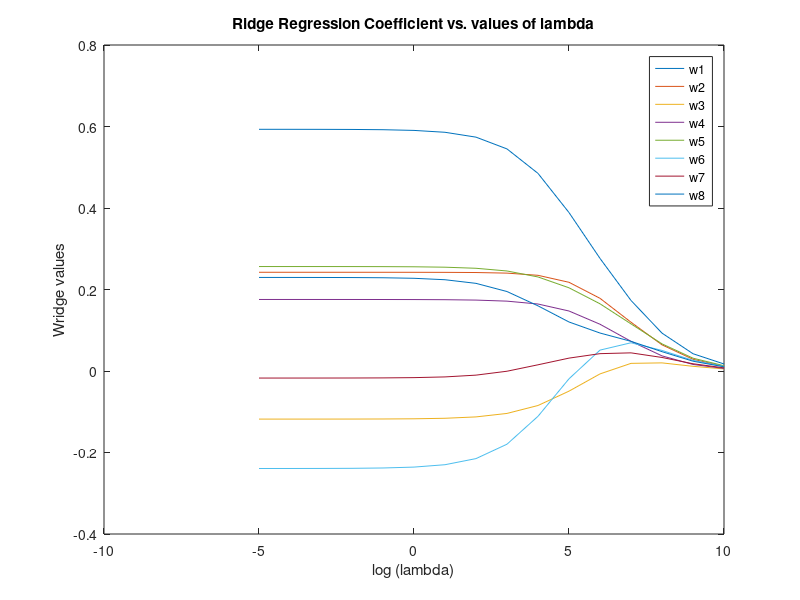
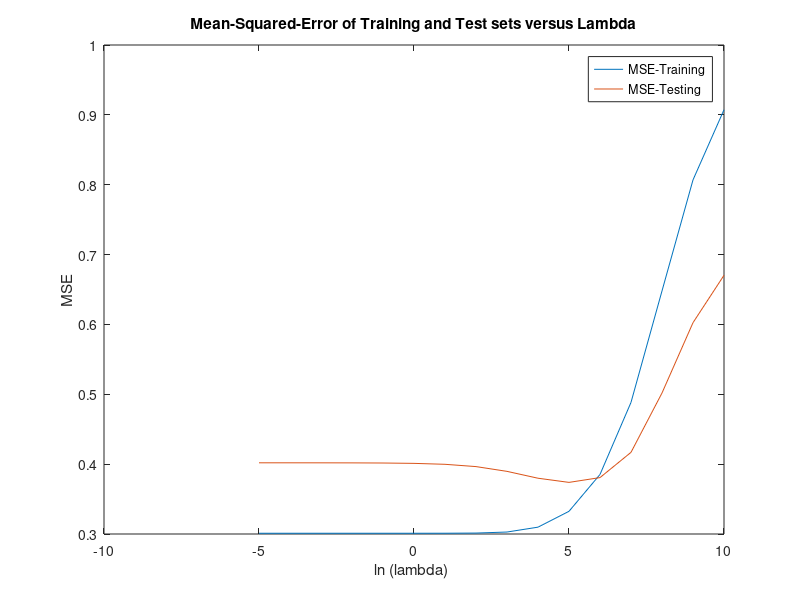

Source code (MATLAB) for these figures, in order:
% Brian Macomber - U25993688

% HOW TO RUN
%   since each part uses data from the part before, it can be run section
%   by section (one after another), or run all at once

clear, clc

load('prostateStnd.mat')

%% 5.4a

[R_Xtrain, C_Xtrain] = size(Xtrain);
[R_Ytrain, C_Ytrain] = size(ytrain);
[R_Xtest, C_Xtest] = size(Xtest);
[R_Ytest, C_Ytest] = size(ytest);

normXtrain = zeros(R_Xtrain, C_Xtrain);
normYtrain = zeros(R_Ytrain, C_Ytrain);
normXtest = zeros(R_Xtest, C_Xtest);
normYtest = zeros(R_Ytest, C_Ytest);

% normalize the Xtrain by finding scaling and offset parameter for each
% column

for i = 1:C_Xtrain
    offset = mean(Xtrain(:,i));
    scale = std(Xtrain(:,i));
    
    normXtrain(:,i) = (Xtrain(:,i) - offset) / scale;
    normXtest(:,i) = (Xtest(:,i) - offset) / scale;
end

offset = mean(ytrain);
scale = std(ytrain);

normYtrain = (ytrain - offset) / scale;
normYtest = (ytest - offset) / scale;



%% 5.4b
% running ridge regression
lambda = exp([-5:10]);

W_ridge = zeros(C_Xtrain, length(lambda));
B_ridge = zeros(1, length(lambda));

for l = 1:length(lambda)
    
    S_x = (1 / C_Xtrain) * (normXtrain') * normXtrain;
    S_xy = (1 / C_Xtrain) * (normXtrain') * normYtrain;
    
    W_ridge(:,l) = (((lambda(l) / R_Xtrain) * eye(C_Xtrain)) + S_x)^-1 * S_xy;
    B_ridge(l) = mean(normYtrain) - (W_ridge(:,l)' * mean(normXtrain)');
    
end


%% 5.4c
[Wrow, Wcol] = size(W_ridge);

figure
for i = 1:Wrow
    plot(log(lambda), W_ridge(i,:))
    
    hold on
    
    
end
xlabel('log (lambda)')
ylabel('Wridge values')
title('Ridge Regression Coefficient vs. values of lambda')
legend('w1','w2','w3','w4','w5','w6','w7','w8')


%% 5.4d

lambda = exp([-5:10]);
[nTrain, ~] = size(normXtrain); % 67 x 8
[nTest, ~] = size(normXtest);

% find MSE of the training data

% find MSE of the test data

% plot the MSE of botg against values of lambda

normMSEtrain = zeros(1, length(lambda));
normMSEtest = zeros(1, length(lambda));

% find MSE of normalized training data
 for l = 1:length(lambda)
    sumVal = 0;
     
    for i = 1:nTrain
        sumVal = sumVal + (normYtrain(i) - ((W_ridge(:,l)') * (normXtrain(i,:)')))^2; 
    end
    
    normMSEtrain(l) = sumVal / nTrain;
 end
 
 % find MSE of noramlized test data
 for l = 1:length(lambda)
    sumVal = 0;
     
    for i = 1:nTest
        sumVal = sumVal + (normYtest(i) - ((W_ridge(:,l)') * (normXtest(i,:)')))^2; 
    end
    
    normMSEtest(l) = sumVal  / nTest;
 end

%plot these MSE vs ln(lambda)
figure
plot(log(lambda), normMSEtrain)
hold on
plot(log(lambda), normMSEtest)
xlabel('ln (lambda) ')
ylabel('MSE')
legend('MSE-Training','MSE-Testing')
title('Mean-Squared-Error of Training and Test sets versus Lambda')

 
 
